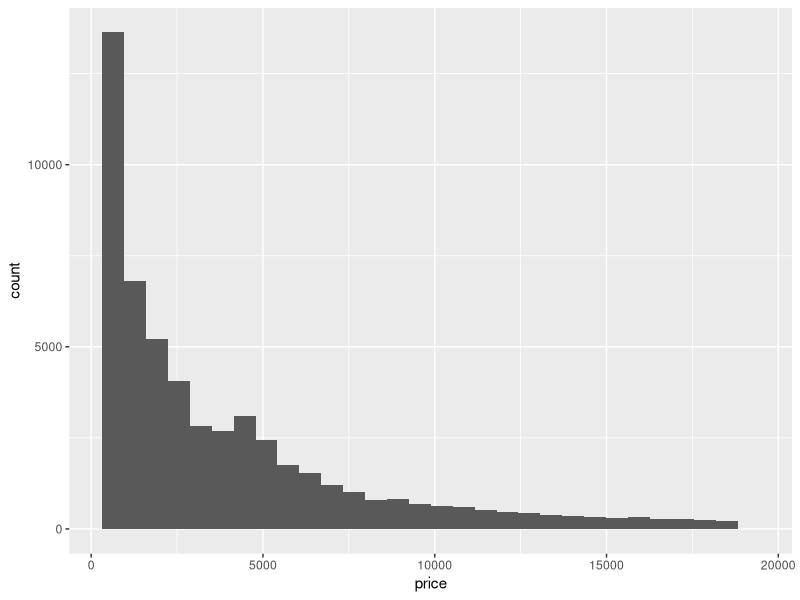
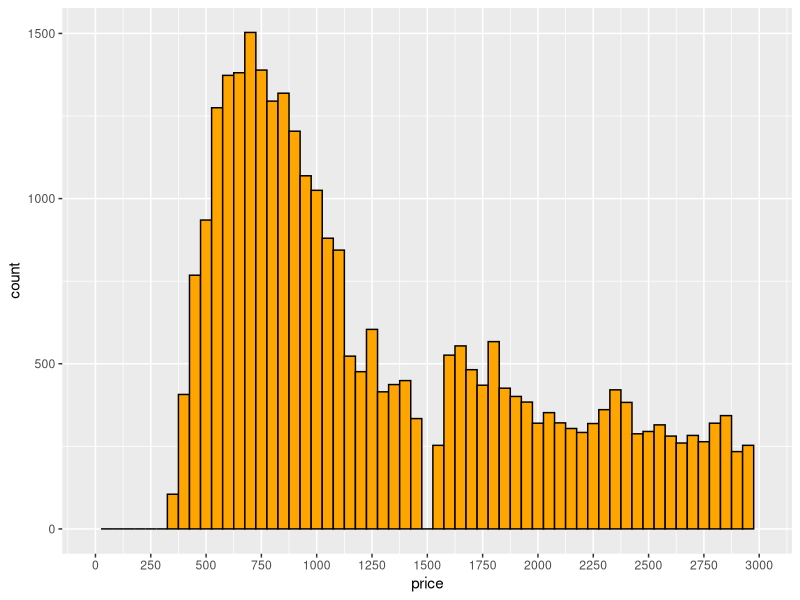
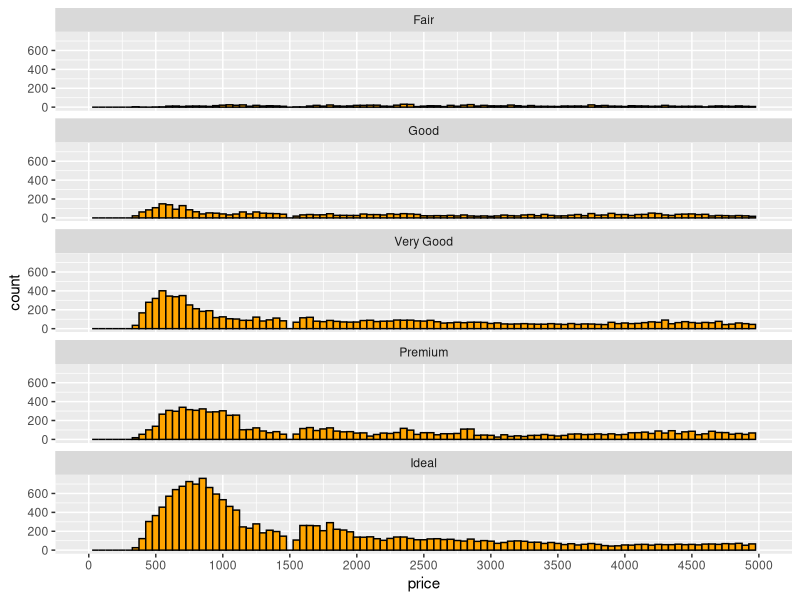
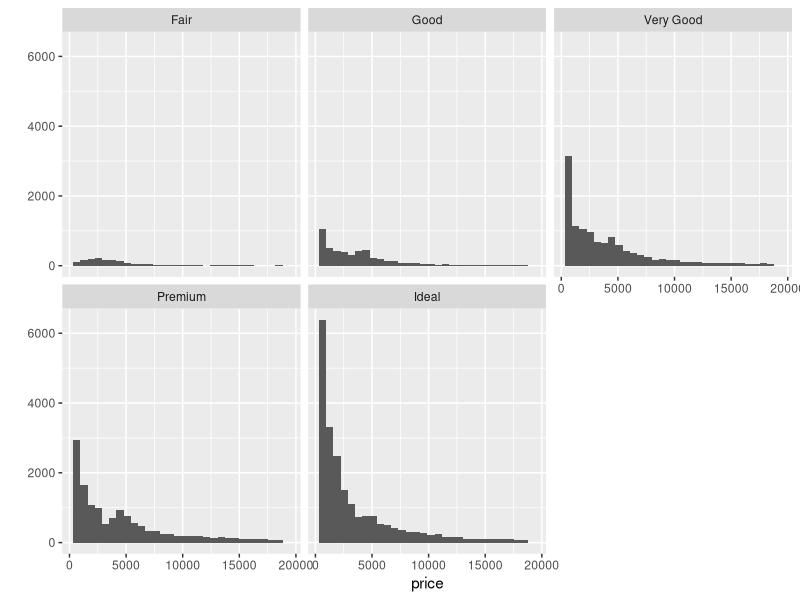
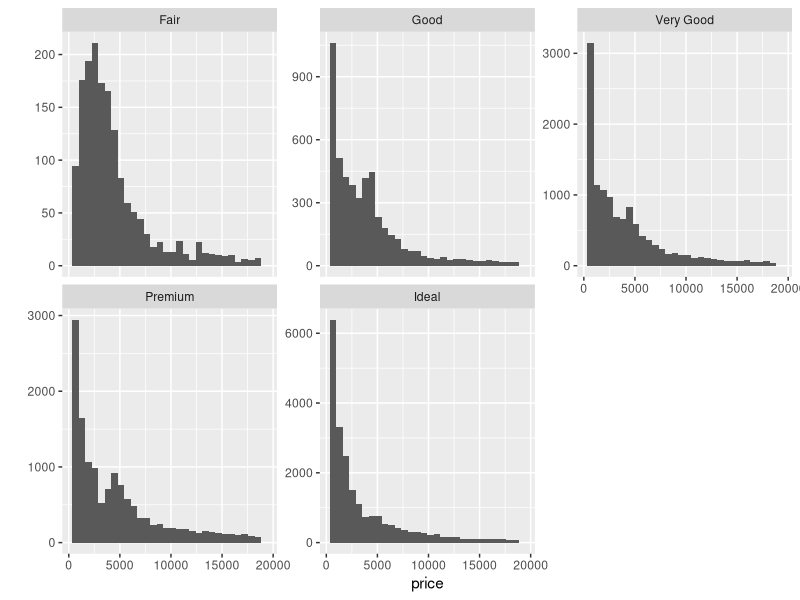
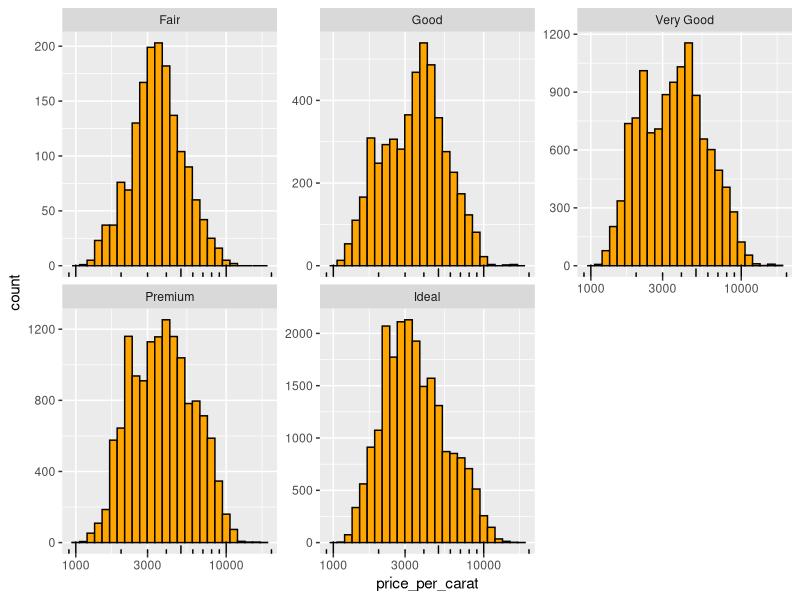
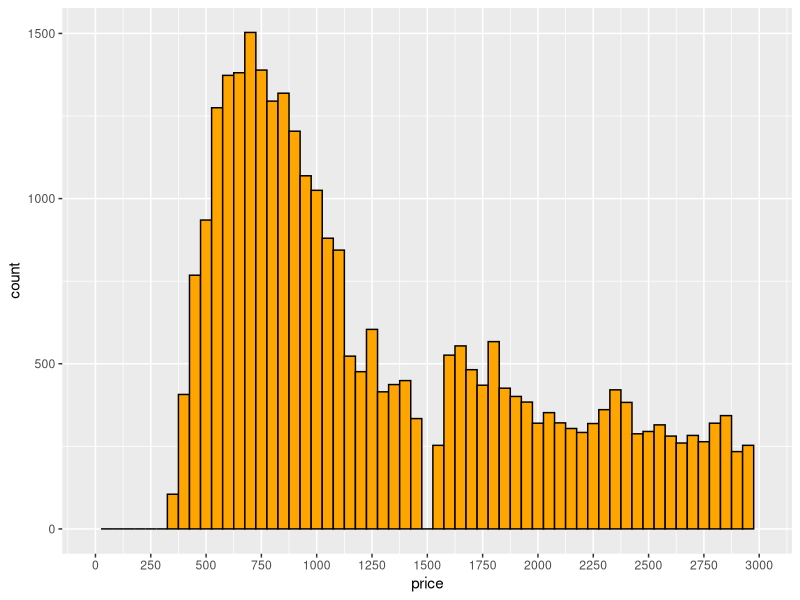

The R source for these figures, in order:
## ---- chunk 1
library(ggplot2)  #must load the ggplot package first
data(diamonds)  #loads the diamonds data set since it comes with the ggplot package
## ---- chunk 2
summary(diamonds)
str(diamonds)
?diamonds
## ---- chunk 3
ggplot(data = diamonds, aes(x = price)) +
  geom_histogram()
## ---- chunk 4
summary(diamonds$price)
## ---- chunk 5
sum(diamonds$price < 500)
sum(diamonds$price < 250)
sum(diamonds$price >= 15000)
## ---- chunk 6
ggplot(data = diamonds, aes(x = price)) +
  geom_histogram(binwidth=50, color = 'black', fill = 'orange') +
  scale_x_continuous(limits = c(0,3000), breaks = seq(0,3000,250))

ggsave('CheapDiamonds_Histogram.png')
## ---- chunk 7
ggplot(data = diamonds, aes(x = price)) +
  geom_histogram(binwidth = 50, color = 'black', fill = 'orange') +
  scale_x_continuous(breaks = seq(0,5000,500), limits = c(0, 5000)) +
  facet_wrap(~cut, ncol = 1)
## ---- chunk 8
by(diamonds$price, diamonds$cut, summary)
## ---- chunk 9
# Run the code below in R Studio to generate
# the histogram as a reminder
qplot(x = price, data = diamonds) + 
  facet_wrap(~cut)

# 'free' the y-axis scales fro each facet
qplot(x = price, data = diamonds) + 
  facet_wrap(~cut, scales = 'free_y')
## ---- chunk 10

diamonds$price_per_carat <- diamonds$price/diamonds$carat

ggplot(data = diamonds, aes(x = price_per_carat)) +
  geom_histogram(binwidth = 0.05, color = 'black', fill = 'orange') +
  scale_x_log10() +
  facet_wrap(~cut, scales = 'free_y') +
  annotation_logticks(sides = 'b')
